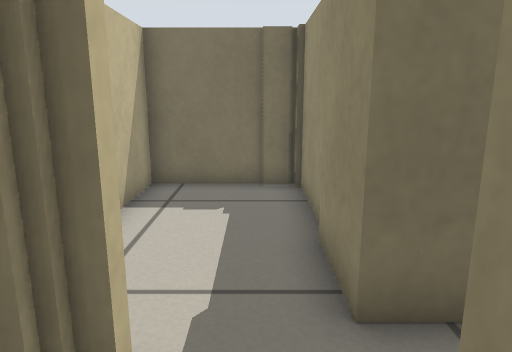
view 1 (above)

18 first-person views from a walk through a world built for the Player/Stage simulator. The camera is 0.57 m above the floor, tilts 12° down and sees 70° across. Floor lines are 1 m apart. The floor is counted in squares, 0.25 m on a side. Each view is taken from the middle of a square. On the plan, view 1 faces up. The plan holds only what a view shows up to about 20 squares ahead; the rest is blank. The place goes on beyond the plan. Robots are left out.

view 2
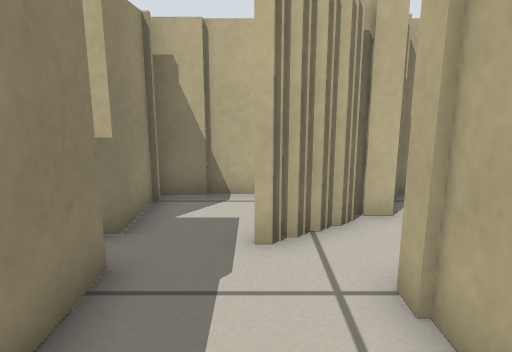

view 3
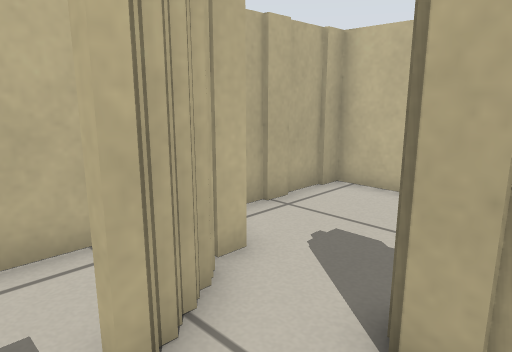

view 4
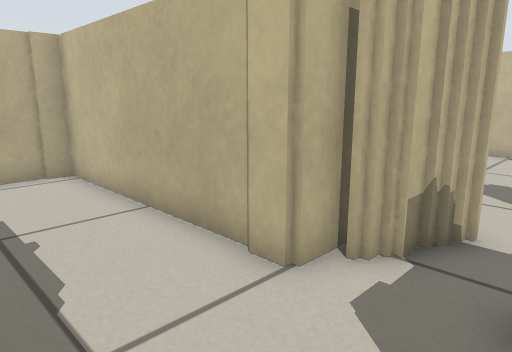

view 5
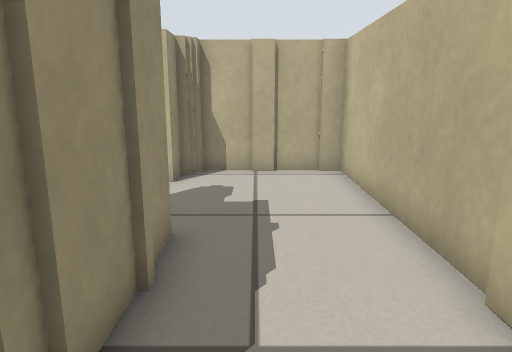

view 6
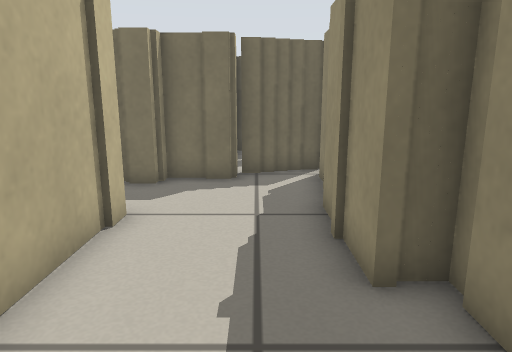

view 7
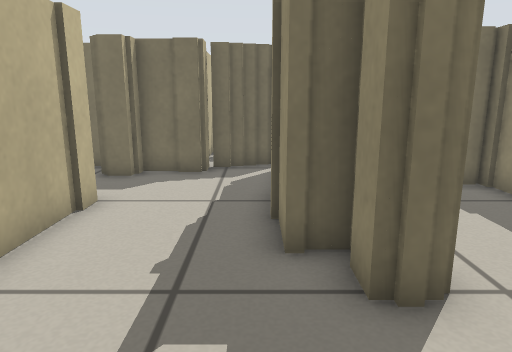

view 8
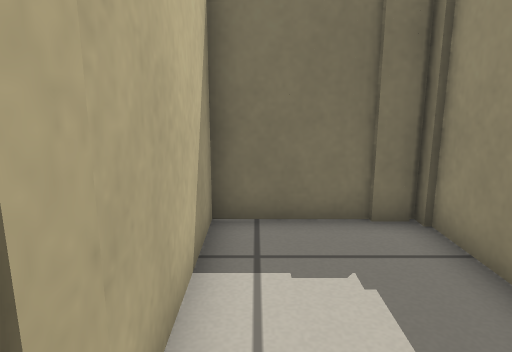

view 9
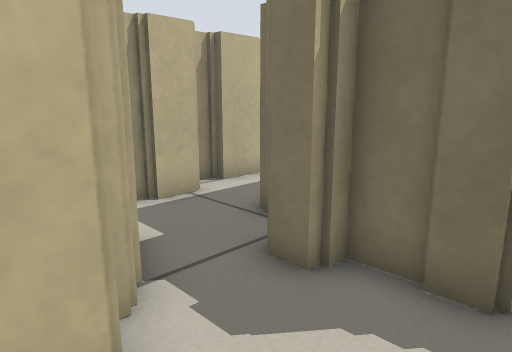

view 10
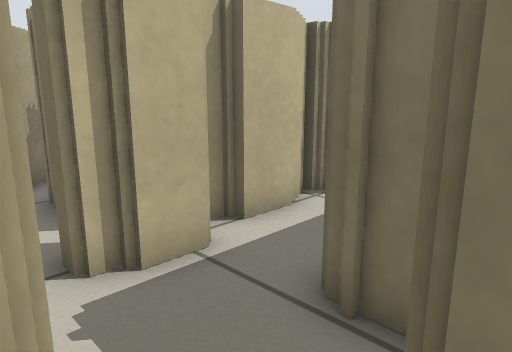

view 11
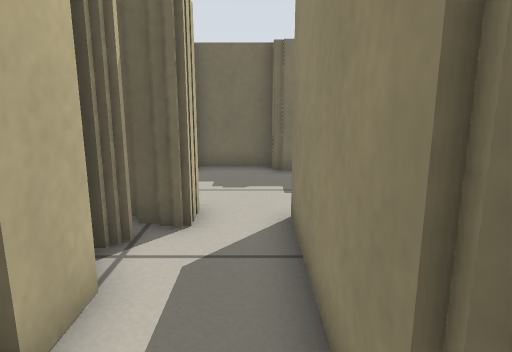

view 12
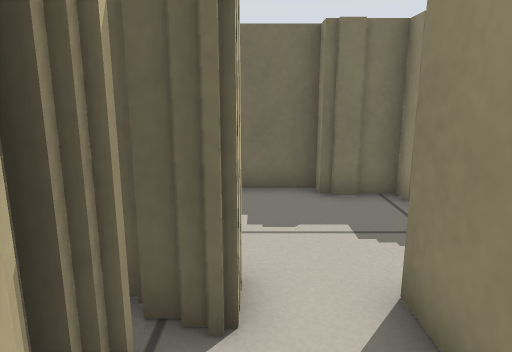

view 13
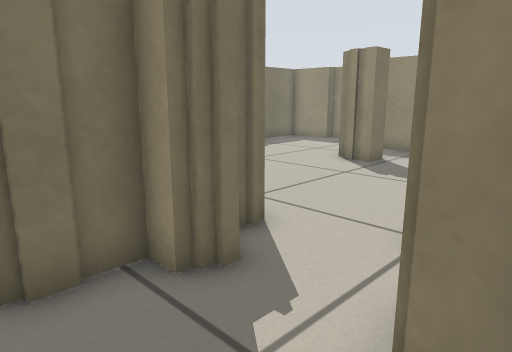

view 14
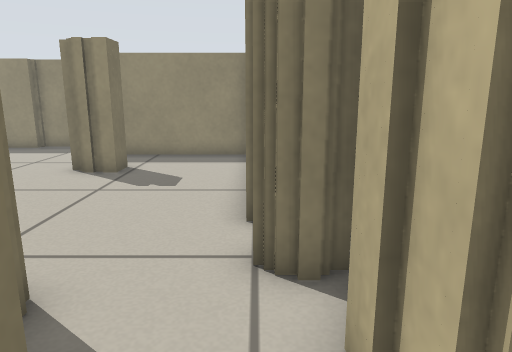

view 15
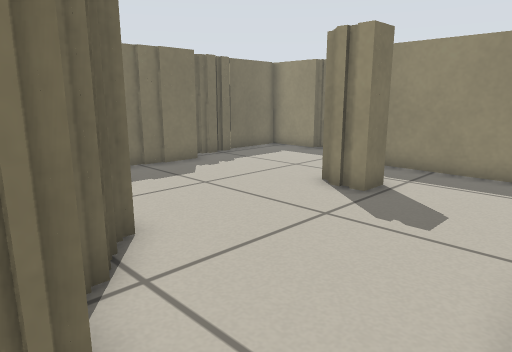

view 16
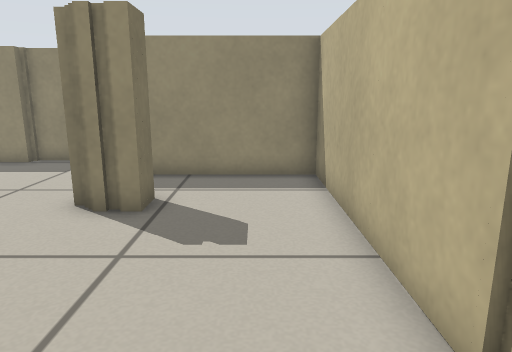

view 17
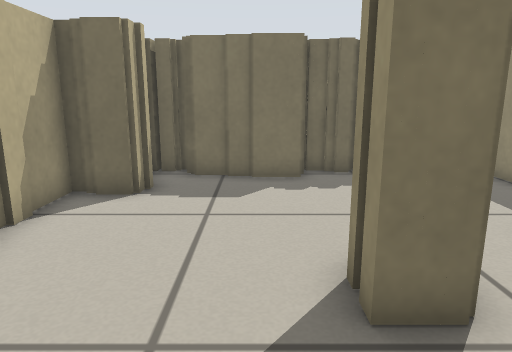

view 18
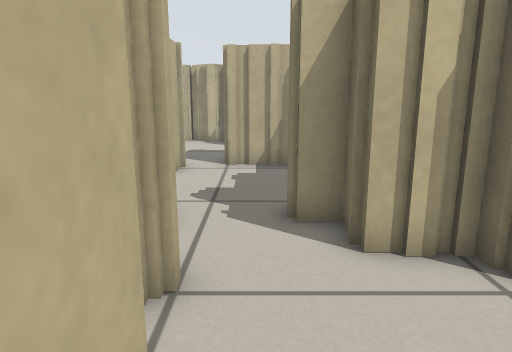

### Floor plan
Points are (right, up) in squares from view 1. A wall is a line through its corners. A room is listed if a view was taken in it or the views show most of it. See-through windows are left out.
Room 1 (view 1)
walls: (-1, 2.5) (-1, 2.2) (-1.5, 2.2); (-2, -0.6) (1.4, -0.6); (1.3, 0) (1.3, 2.1)
ways out: opening at (0, 2) to room 2
Room 2 (views 2, 3, 8)
walls: (1, 6.4) (1, 9.7) (-2.7, 9.7) (-2.7, 3.8); (1, 3.4) (1, 5.8); (-1.5, 2.5) (-1, 2.5); (-1.9, 2.2) (-1.4, 2.2); (-2.4, 2) (-1.8, 2)
ways out: opening at (0, 2) to room 1; opening at (-3, 3) to room 3
Room 3 (views 4, 5, 6, 7, 9, 10)
walls: (-4.6, 5) (-4.6, 9); (-2.7, 3.8) (-3.7, 3.8) (-3.7, 4.8); (-2.8, 1.7) (-2.2, 1.7); (-10, 8.1) (-8.7, 8.1) (-8.7, -0.6) (-4.1, -0.6) (-4.1, 0.1); (-4.1, 10) (-4.1, 11.6); (-3.7, 0.1) (-3.7, 1.1) (-2.9, 1.1); (-8.7, 10.7) (-9.6, 10.7); (-6.6, 11.4) (-8.7, 11.4); (-4.9, 12.3) (-6.6, 12.3); (-3.9, 12.6) (-5, 12.6)
ways out: opening at (-3, 3) to room 2; opening at (-10, 10) to room 4
Room 4 (views 11, 12, 13)
walls: (-13.3, 12.5) (-13.3, 10.9); (-14.3, 13.6) (-14.3, 13); (-13.9, 15.4) (-13.9, 13.6); (-10.1, 12.3) (-11.3, 12.3) (-11.3, 18); (-14.3, 16) (-14.3, 15.4); (-13.6, 11) (-13.6, 10.4); (-13.3, 18.5) (-13.3, 17.3) (-14.2, 17.3); (-11.5, 9.3) (-10.9, 9.3); (-11, 9) (-9.9, 9); (-10, 8.6) (-9.4, 8.6)
ways out: opening at (-10, 10) to room 3; opening at (-12, 18) to room 5
Room 5 (views 14, 15, 16)
walls: (-9.6, 18.2) (-9.6, 19) (-8, 19); (-9.6, 22.6) (-11.3, 22.6); (-11.3, 23.2) (-14, 23.2); (-14.4, 18.5) (-13.3, 18.5); (-14.3, 21.9) (-14.3, 21.4); (-14.6, 21.5) (-14.6, 19.9); (-6.4, 19.4) (-6.4, 20.1); (-7.1, 22.6) (-8.7, 22.6) (-8.7, 21.6) (-9.4, 21.6)
ways out: opening at (-12, 18) to room 4; opening at (-6.5, 21.5) to room 6
Room 6 (views 17, 18)
walls: (0.6, 25.5) (0.6, 26); (1.4, 24.3) (0.2, 24.3) (0.2, 25.5); (-5.2, 25.6) (-5.8, 25.6); (0.4, 31.5) (-1.9, 31.5); (-3.8, 30.4) (-3.8, 29.5) (-5.2, 29.5); (-1.8, 31.8) (-3, 31.8); (-5.1, 29.8) (-5.6, 29.8) (-5.6, 27.1); (-6.2, 24.3) (-7.1, 24.3) (-7.1, 22.6); (2, 32.4) (1.1, 32.4); (1.2, 32.7) (0.5, 32.7); (2.9, 32.4) (2.2, 32.4); (2.4, 32.7) (1.9, 32.7); (6.5, 28.9) (6.5, 30.1); (6.1, 30.1) (6.1, 32.7) (3, 32.7); (-3.1, 32.7) (-3.6, 32.7); (-4.6, 20.2) (3.9, 20.2) (3.9, 25.8)
ways out: opening at (-6.5, 21.5) to room 5

Positions as (right, up) in squares from view 1, and headings:
1: (0, 0), facing up
2: (-1, 8), facing down
3: (0, 5), facing down-left
4: (-5, 11), facing down-left
5: (-6, 11), facing down
6: (-6, 1), facing up
7: (-5, 0), facing up
8: (-2, 3), facing up
9: (-6, 7), facing up-left
10: (-9, 9), facing up-left
11: (-12, 11), facing up
12: (-13, 14), facing up
13: (-12, 18), facing up-right
14: (-11, 20), facing right
15: (-8, 20), facing up-right
16: (-7, 22), facing right
17: (-1, 21), facing up
18: (-2, 21), facing left
